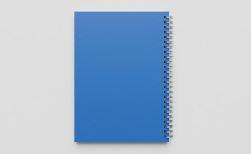
#> input picture images/Object_book.png, 251 x 154 px
$ python -i morphology.py   (imports and definitions only)
#> lines starting #> are read from the running program, lines starting #| are printed output that depends on the picture
"""
Morphological image processing operations.

Structuring elements are created from scratch.
Erosion/dilation use cv2 for performance (filtering is an allowed
basic operation).  Opening/closing compose these primitives.
"""

import cv2
import numpy as np

from utils.types import ImageArray


def create_structuring_element(
    size: int, shape: str = "rect"
) -> np.ndarray:
    """Create a binary structuring element from scratch.

    Args:
        size: Side length (must be odd).
        shape: ``"rect"``, ``"cross"``, or ``"ellipse"``.

    Returns:
        Binary 2-D array of shape ``(size, size)``.
    """
    if size % 2 == 0:
        size += 1

    if shape == "rect":
        return np.ones((size, size), dtype=np.uint8)

    if shape == "cross":
        se = np.zeros((size, size), dtype=np.uint8)
        mid = size // 2
        se[mid, :] = 1
        se[:, mid] = 1
        return se

    if shape == "ellipse":
        se = np.zeros((size, size), dtype=np.uint8)
        center = size // 2
        for i in range(size):
            for j in range(size):
                if ((i - center) ** 2 + (j - center) ** 2) <= center ** 2:
                    se[i, j] = 1
        return se

    raise ValueError(f"Unknown structuring element shape: {shape}")


def erode(image: ImageArray, kernel_size: int = 3) -> ImageArray:
    """Morphological erosion (minimum within structuring element)."""
    se = create_structuring_element(kernel_size)
    return cv2.erode(image, se, iterations=1)


def dilate(image: ImageArray, kernel_size: int = 3) -> ImageArray:
    """Morphological dilation (maximum within structuring element)."""
    se = create_structuring_element(kernel_size)
    return cv2.dilate(image, se, iterations=1)


def morphological_opening(
    image: ImageArray, kernel_size: int = 3
) -> ImageArray:
    """Opening = erosion followed by dilation."""
    return dilate(erode(image, kernel_size), kernel_size)


def morphological_closing(
    image: ImageArray, kernel_size: int = 3
) -> ImageArray:
    """Closing = dilation followed by erosion."""
    return erode(dilate(image, kernel_size), kernel_size)


def apply_morphology(
    image: ImageArray, operation: str, kernel_size: int = 5
) -> ImageArray:
    """Dispatch to the requested morphological operation."""
    ops = {
        "erosion": erode,
        "dilation": dilate,
        "opening": morphological_opening,
        "closing": morphological_closing,
    }
    if operation not in ops:
        raise ValueError(
            f"Unknown operation '{operation}'. "
            f"Choose from {list(ops.keys())}"
        )
    return ops[operation](image, kernel_size)

>>> import cv2
>>> picture = cv2.imread('../../images/Object_book.png')
#> picture is the input picture: shape (154, 251, 3); mean B, G, R 209.3, 188.1, 168.9
>>> result = morphological_opening(picture)
#> in erode, `return cv2.erode(image, se, iterations=1)`:
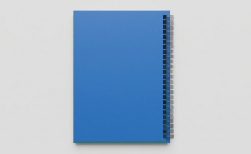
#> returned value: shape (154, 251, 3); mean of channels 0, 1, 2 206.5, 185.3, 165.6; drawn as B, G, R
#> in dilate, `se = create_structuring_element(kernel_size)`: se = [[1, 1, 1], [1, 1, 1], [1, 1, 1]]
